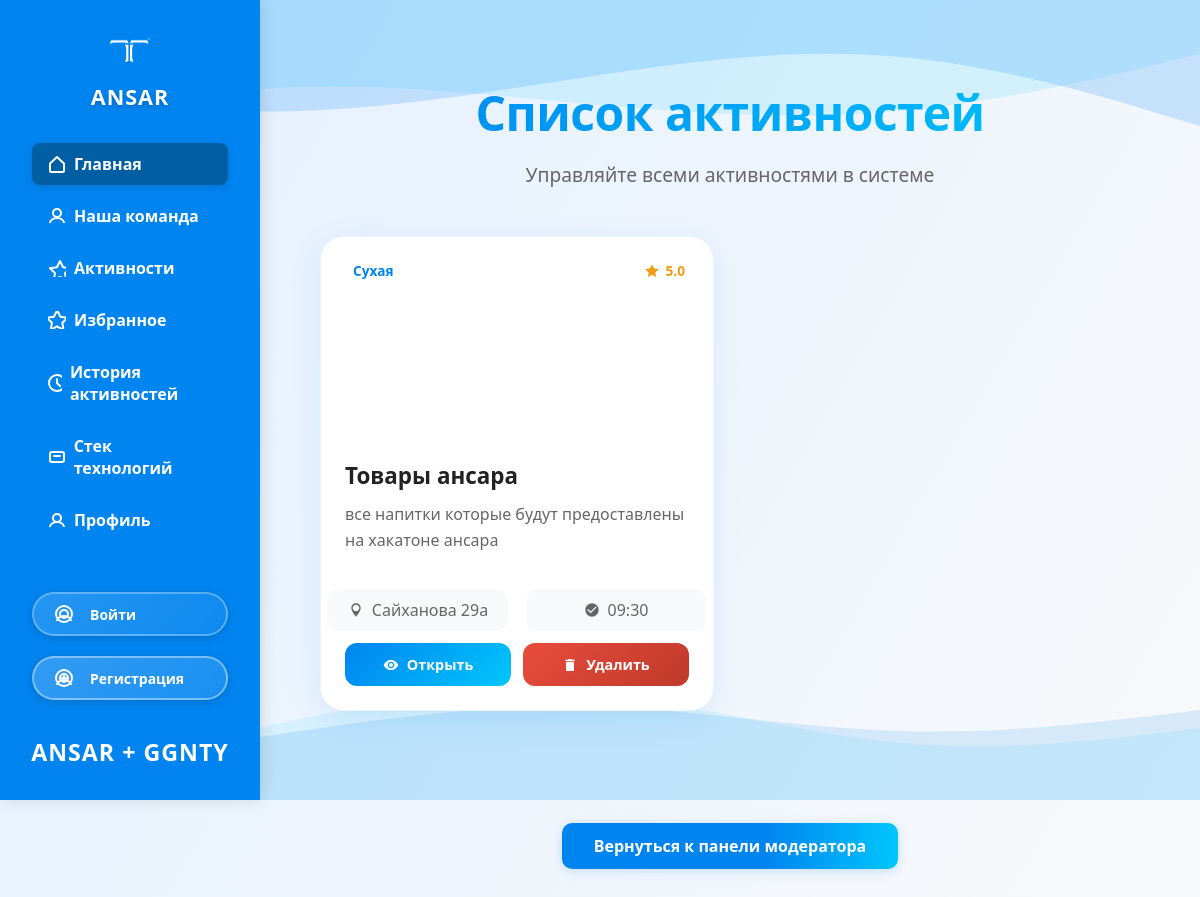
Before: /moder/check_activities with the older database file.
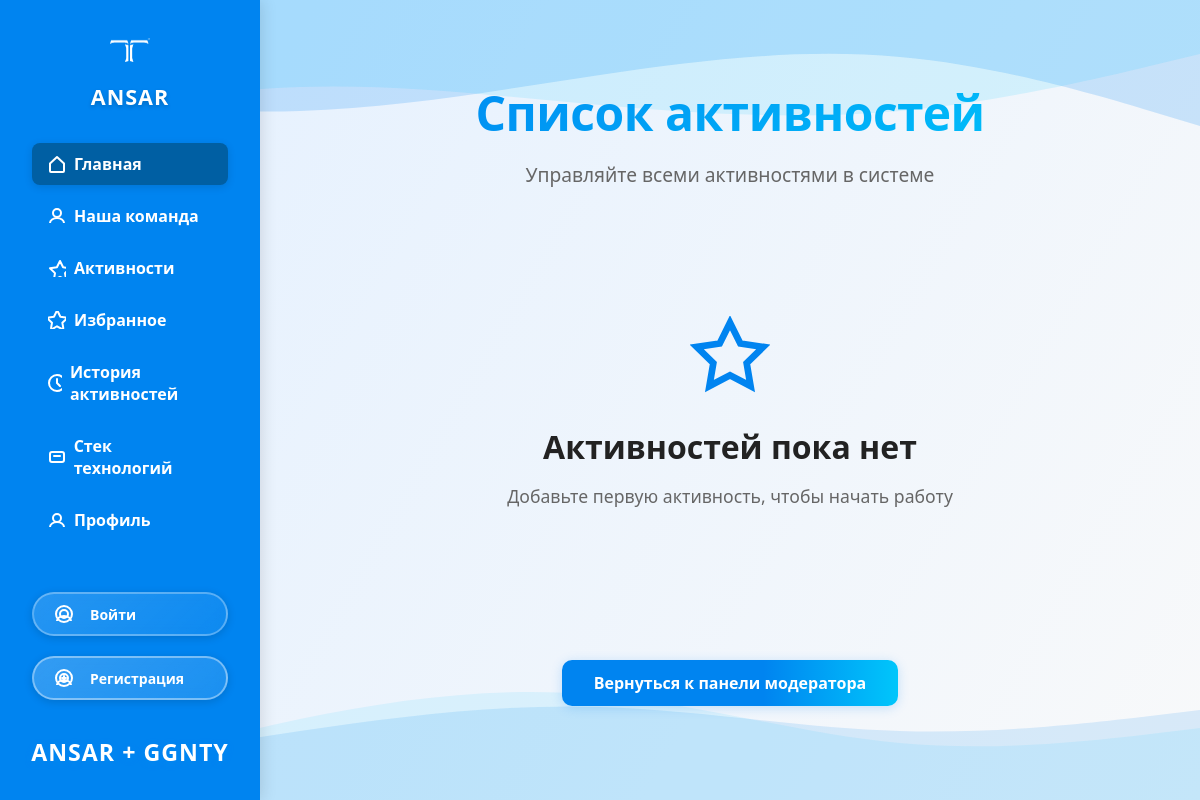
After: the same page with the newer database file.
### database/models.py (models this page shows)
class Activity(Base):
    __tablename__ = "activities"
    id = Column(Integer, primary_key=True)
    title = Column(String, nullable=False)  # Название активности
    description = Column(String, nullable=False)  # Описание
    category = Column(String, nullable=False)  # Категория (спорт, отдых, образование и т.д.)
    address = Column(String, nullable=False)  # Адрес активности
    images = Column(String, nullable=False)  # Ссылка на фотографию
    working_hours = Column(String, nullable=False)  # Время работы
    rating = Column(Float, nullable=False)
    history = relationship("ActivityHistory", back_populates="activity")
    recommendations = relationship("Recommendation", back_populates="activity")

### app/routes/moder_activities.py (the view)
@router.get('/check_activities', response_class=HTMLResponse)
async def check_activities(request: Request):
    try:
        activities_list = await CrudActivity().list_activities()
        return templates.TemplateResponse("check_activities.html", {
            "request": request,
            "activities": activities_list,
            "current_user": request.state.current_user
        })
    except Exception:
        return templates.TemplateResponse("check_activities.html", {
            "request": request,
            "activities": [],
            "current_user": request.state.current_user
        })

### app/templates/check_activities.html (shortened to what the changed rows need)
{% extends 'base.html' %}
{% block content %}
<div class="activities-container">
    <div class="activities-header">
        <h1>Список активностей</h1>
    </div>
    {% if activities %}
    <div class="activities-grid">
        {% for activity in activities %}
        <div class="activity-card" data-activity-id="{{ activity.id }}">
            <div class="activity-image {% if not activity.images or 'default_image.svg' in activity.images %}no-image{% endif %}">
                <div class="activity-overlay">
                    <div class="activity-category">{{ activity.category }}</div>
                    <div class="activity-rating">
                        <svg width="16" height="16" fill="currentColor" viewBox="0 0 24 24">
                            <path d="M12 2l3.09 6.26L22 9.27l-5 4.87 1.18 6.88L12 17.77l-6.18 3.25L7 14.14 2 9.27l6.91-1.01L12 2z"/>
                        </svg>
                        {{ "%.1f"|format(activity.rating) }}
                    </div>
                </div>
            </div>
            <div class="activity-content">
                <h3 class="activity-title">{{ activity.title }}</h3>
                <p class="activity-description">{{ activity.description[:100] }}{% if activity.description|length > 100 %}...{% endif %}</p>
                <div class="activity-meta-row" style="display: flex; justify-content: center; gap: 18px; margin: 16px 0 12px 0;">
                  <div class="activity-address" style="display: flex; align-items: center; justify-content: center; gap: 8px; color: #666; font-size: 1rem; background: #f8f9fa; border-radius: 12px; padding: 10px 0; width: 180px; min-width: 180px; max-width: 180px; white-space: nowrap;">
                    <svg width="16" height="16" fill="currentColor" viewBox="0 0 24 24">
                      <path d="M12 2C8.13 2 5 5.13 5 9c0 5.25 7 13 7 13s7-7.75 7-13c0-3.87-3.13-7-7-7zM7 9c0-2.76 2.24-5 5-5s5 2.24 5 5c0 2.76-2.24 5-5 5s-5-2.24-5-5z"/>
                    </svg>
                    <span>{{ activity.address }}</span>
                  </div>
                  <div class="activity-hours" style="display: flex; align-items: center; justify-content: center; gap: 8px; color: #666; font-size: 1rem; background: #f8f9fa; border-radius: 12px; padding: 10px 0; width: 180px; min-width: 180px; max-width: 180px; white-space: nowrap;">
                    <svg width="16" height="16" fill="currentColor" viewBox="0 0 24 24">
                      <path d="M12 2C6.48 2 2 6.48 2 12s4.48 10 10 10 10-4.48 10-10S17.52 2 12 2zm-2 15l-5-5 1.41-1.41L10 14.17l7.59-7.59L19 8l-9 9z"/>
                    </svg>
                    <span>{{ activity.working_hours }}</span>
                  </div>
                </div>
                <div class="activity-actions">
                    <a href="/activity_detail/{{ activity.id }}" class="btn-open">
                        <svg width="16" height="16" fill="currentColor" viewBox="0 0 24 24">
                            <path d="M12 4.5C7 4.5 2.73 7.61 1 12c1.73 4.39 6 7.5 11 7.5s9.27-3.11 11-7.5c-1.73-4.39-6-7.5-11-7.5zM12 17c-2.76 0-5-2.24-5-5s2.24-5 5-5 5 2.24 5 5-2.24 5-5 5zm0-8c-1.66 0-3 1.34-3 3s1.34 3 3 3 3-1.34 3-3-1.34-3-3-3z"/>
                        </svg>
                        Открыть
                    </a>
                    <button onclick="deleteActivity({{ activity.id }})" class="btn-delete" data-activity-title="{{ activity.title }}">
                        <svg width="16" height="16" fill="currentColor" viewBox="0 0 24 24">
                            <path d="M6 19c0 1.1.9 2 2 2h8c1.1 0 2-.9 2-2V7H6v12zM19 4h-3.5l-1-1h-5l-1 1H5v2h14V4z"/>
                        </svg>
                        Удалить
                    </button>
                </div>
            </div>
        </div>
        {% endfor %}
    </div>
    {% else %}
    <div class="empty-state">
        <div class="empty-icon">
            <svg width="80" height="80" fill="none" viewBox="0 0 24 24">
                <path d="M12 2l3.09 6.26L22 9.27l-5 4.87 1.18 6.88L12 17.77l-6.18 3.25L7 14.14 2 9.27l6.91-1.01L12 2z" stroke="#0084f0" stroke-width="2"/>
            </svg>
        </div>
        <h2>Активностей пока нет</h2>
        <p>Добавьте первую активность, чтобы начать работу</p>
    </div>
    {% endif %}
</div>
{% endblock %}

Changed rows visible on the page:
removed Activity: category "Сухая", rating "5.0", title "Товары ансара", description "все напитки которые будут предоставлены на хакатоне ансара", address "Сайханова 29a", working_hours "09:30"
Other visible differences:
text now shown: "Активностей пока нет Добавьте первую активность, чтобы начать работу"
